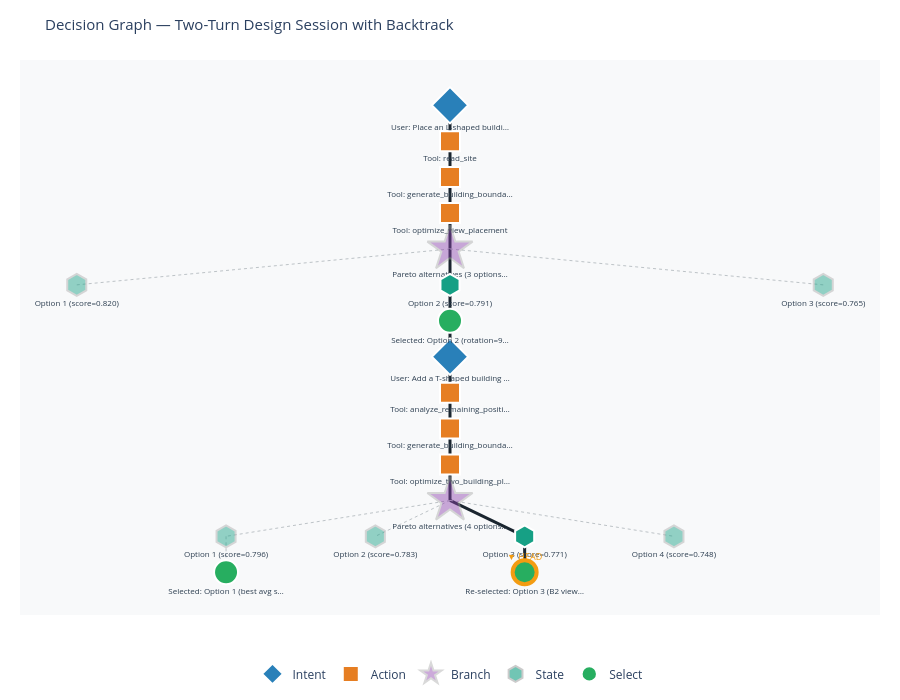

Here is the notebook cell this chart was saved with:
### Markdown cell above
## Plotly DAG visualisation

Hierarchical layout:
- **Y axis** = depth level (top = root, down = later decisions)
- **X axis** = horizontal spread within each level
- **Thick solid edge** = selected path (active design history)
- **Thin dashed edge** = unselected branch

Node colours:
- Blue = user intent
- Orange = tool/action
- Purple = Pareto branch point
- Green = selected option
- Teal = building state / option

### Code cell
def compute_dag_layout(graph_dict):
    """Compute (x, y) positions for a DAG using a simple recursive subtree-width algorithm."""
    nodes = {n['node_id']: n for n in graph_dict['nodes']}
    children_map = defaultdict(list)
    for e in graph_dict['edges']:
        children_map[e['source']].append(e['target'])

    # Find roots (no parent)
    all_children = {e['target'] for e in graph_dict['edges']}
    roots = [n['node_id'] for n in graph_dict['nodes'] if n['node_id'] not in all_children]

    pos = {}
    x_counter = [0]          # mutable counter for leaf x positions

    def place(node_id, depth):
        kids = children_map[node_id]
        if not kids:
            x = x_counter[0]
            x_counter[0] += 1
            pos[node_id] = (x, -depth)
            return x
        child_xs = [place(c, depth + 1) for c in kids]
        x = sum(child_xs) / len(child_xs)
        pos[node_id] = (x, -depth)
        return x

    for r in roots:
        place(r, 0)

    return pos


TYPE_COLORS = {
    'intent':  '#2980b9',   # blue
    'action':  '#e67e22',   # orange
    'branch':  '#8e44ad',   # purple
    'select':  '#27ae60',   # green
    'state':   '#16a085',   # teal
}
TYPE_SYMBOLS = {
    'intent': 'diamond',
    'action': 'square',
    'branch': 'star',
    'select': 'circle',
    'state':  'hexagon',
}
TYPE_SIZES = {
    'intent': 28, 'action': 20, 'branch': 34, 'select': 24, 'state': 22,
}


def build_plotly_dag(graph, title='Decision Graph'):
    graph_dict = graph.to_dict()
    pos = compute_dag_layout(graph_dict)
    nodes_map = {n['node_id']: n for n in graph_dict['nodes']}
    selected_ids = {n['node_id'] for n in graph_dict['nodes'] if n['is_selected']}
    head_id = graph_dict['head']

    # Build selected-path set (walk from head to root)
    active_path_ids = set()
    nid = head_id
    while nid:
        active_path_ids.add(nid)
        nid = nodes_map[nid].get('parent_id')

    traces = []

    # --- Edges ---
    for e in graph_dict['edges']:
        src_id, tgt_id = e['source'], e['target']
        if src_id not in pos or tgt_id not in pos:
            continue
        x0, y0 = pos[src_id]
        x1, y1 = pos[tgt_id]
        on_active = src_id in active_path_ids and tgt_id in active_path_ids
        color = '#1a252f' if on_active else '#bdc3c7'
        width = 3.0      if on_active else 1.0
        dash  = 'solid'  if on_active else 'dot'
        traces.append(go.Scatter(
            x=[x0, x1, None], y=[y0, y1, None],
            mode='lines',
            line=dict(color=color, width=width, dash=dash),
            hoverinfo='none', showlegend=False,
        ))

    # --- Nodes (one trace per type for legend) ---
    by_type = defaultdict(list)
    for n in graph_dict['nodes']:
        if n['node_id'] in pos:
            by_type[n['type']].append(n)

    for ntype, ns in by_type.items():
        xs = [pos[n['node_id']][0] for n in ns]
        ys = [pos[n['node_id']][1] for n in ns]
        labels = [n['label'][:30] + ('…' if len(n['label']) > 30 else '') for n in ns]
        hover = [
            f"<b>{n['type'].upper()}</b><br>"
            f"{n['label']}<br>"
            f"selected={n['is_selected']}<br>"
            f"id={n['node_id'][:8]}"
            for n in ns
        ]
        color = TYPE_COLORS.get(ntype, '#7f8c8d')
        symbol = TYPE_SYMBOLS.get(ntype, 'circle')
        size = TYPE_SIZES.get(ntype, 22)

        # Ring highlight for head node
        border_colors = [
            '#f39c12' if n['node_id'] == head_id
            else '#fff' if n['is_selected']
            else '#aaa'
            for n in ns
        ]
        border_widths = [4 if n['node_id'] == head_id else 2 for n in ns]

        traces.append(go.Scatter(
            x=xs, y=ys,
            mode='markers+text',
            marker=dict(
                symbol=symbol, size=size, color=color,
                line=dict(color=border_colors, width=border_widths),
                opacity=[1.0 if n['is_selected'] else 0.45 for n in ns],
            ),
            text=labels,
            textposition='bottom center',
            textfont=dict(size=8, color='#2c3e50'),
            hovertext=hover, hoverinfo='text',
            name=ntype.capitalize(),
            legendgroup=ntype,
            showlegend=True,
        ))

    # --- Head annotation ---
    if head_id in pos:
        hx, hy = pos[head_id]
        traces.append(go.Scatter(
            x=[hx], y=[hy + 0.4],
            mode='text',
            text=['▼ HEAD'],
            textfont=dict(size=9, color='#f39c12'),
            showlegend=False, hoverinfo='none',
        ))

    fig = go.Figure(data=traces)
    fig.update_layout(
        title=dict(text=title, font=dict(size=15)),
        xaxis=dict(showgrid=False, zeroline=False, showticklabels=False),
        yaxis=dict(showgrid=False, zeroline=False, showticklabels=False),
        plot_bgcolor='#f8f9fa',
        paper_bgcolor='white',
        legend=dict(orientation='h', y=-0.08, x=0.5, xanchor='center'),
        margin=dict(l=20, r=20, t=60, b=60),
        height=700,
    )
    return fig


fig = build_plotly_dag(g, title='Decision Graph — Two-Turn Design Session with Backtrack')
fig.show()
print('\nLegend: thick solid edge = active path | dashed = explored but not selected')
print('        gold ring = current HEAD | white border = selected | grey = deselected')

### Figure 1 — Plotly figure (JSON) as saved in the notebook; plotly's stock layout.template omitted (floating-point values rounded to 4 significant figures)
{"data": [{"hoverinfo": "none", "line": {"color": "#1a252f", "dash": "solid", "width": 3}, "mode": "lines", "showlegend": false, "type": "scatter", "x": [2.5, 2.5, null], "y": [0, -1, null]}, {"hoverinfo": "none", "line": {"color": "#1a252f", "dash": "solid", "width": 3}, "mode": "lines", "showlegend": false, "type": "scatter", "x": [2.5, 2.5, null], "y": [-1, -2, null]}, {"hoverinfo": "none", "line": {"color": "#1a252f", "dash": "solid", "width": 3}, "mode": "lines", "showlegend": false, "type": "scatter", "x": [2.5, 2.5, null], "y": [-2, -3, null]}, {"hoverinfo": "none", "line": {"color": "#1a252f", "dash": "solid", "width": 3}, "mode": "lines", "showlegend": false, "type": "scatter", "x": [2.5, 2.5, null], "y": [-3, -4, null]}, {"hoverinfo": "none", "line": {"color": "#bdc3c7", "dash": "dot", "width": 1}, "mode": "lines", "showlegend": false, "type": "scatter", "x": [2.5, 0, null], "y": [-4, -5, null]}, {"hoverinfo": "none", "line": {"color": "#1a252f", "dash": "solid", "width": 3}, "mode": "lines", "showlegend": false, "type": "scatter", "x": [2.5, 2.5, null], "y": [-4, -5, null]}, {"hoverinfo": "none", "line": {"color": "#bdc3c7", "dash": "dot", "width": 1}, "mode": "lines", "showlegend": false, "type": "scatter", "x": [2.5, 5, null], "y": [-4, -5, null]}, {"hoverinfo": "none", "line": {"color": "#1a252f", "dash": "solid", "width": 3}, "mode": "lines", "showlegend": false, "type": "scatter", "x": [2.5, 2.5, null], "y": [-5, -6, null]}, {"hoverinfo": "none", "line": {"color": "#1a252f", "dash": "solid", "width": 3}, "mode": "lines", "showlegend": false, "type": "scatter", "x": [2.5, 2.5, null], "y": [-6, -7, null]}, {"hoverinfo": "none", "line": {"color": "#1a252f", "dash": "solid", "width": 3}, "mode": "lines", "showlegend": false, "type": "scatter", "x": [2.5, 2.5, null], "y": [-7, -8, null]}, {"hoverinfo": "none", "line": {"color": "#1a252f", "dash": "solid", "width": 3}, "mode": "lines", "showlegend": false, "type": "scatter", "x": [2.5, 2.5, null], "y": [-8, -9, null]}, {"hoverinfo": "none", "line": {"color": "#1a252f", "dash": "solid", "width": 3}, "mode": "lines", "showlegend": false, "type": "scatter", "x": [2.5, 2.5, null], "y": [-9, -10, null]}, {"hoverinfo": "none", "line": {"color": "#1a252f", "dash": "solid", "width": 3}, "mode": "lines", "showlegend": false, "type": "scatter", "x": [2.5, 2.5, null], "y": [-10, -11, null]}, {"hoverinfo": "none", "line": {"color": "#bdc3c7", "dash": "dot", "width": 1}, "mode": "lines", "showlegend": false, "type": "scatter", "x": [2.5, 1, null], "y": [-11, -12, null]}, {"hoverinfo": "none", "line": {"color": "#bdc3c7", "dash": "dot", "width": 1}, "mode": "lines", "showlegend": false, "type": "scatter", "x": [2.5, 2, null], "y": [-11, -12, null]}, {"hoverinfo": "none", "line": {"color": "#1a252f", "dash": "solid", "width": 3}, "mode": "lines", "showlegend": false, "type": "scatter", "x": [2.5, 3, null], "y": [-11, -12, null]}, {"hoverinfo": "none", "line": {"color": "#bdc3c7", "dash": "dot", "width": 1}, "mode": "lines", "showlegend": false, "type": "scatter", "x": [2.5, 4, null], "y": [-11, -12, null]}, {"hoverinfo": "none", "line": {"color": "#bdc3c7", "dash": "dot", "width": 1}, "mode": "lines", "showlegend": false, "type": "scatter", "x": [1, 1, null], "y": [-12, -13, null]}, {"hoverinfo": "none", "line": {"color": "#1a252f", "dash": "solid", "width": 3}, "mode": "lines", "showlegend": false, "type": "scatter", "x": [3, 3, null], "y": [-12, -13, null]}, {"hoverinfo": "text", "hovertext": ["<b>INTENT</b><br>User: Place an L-shaped building on the south side of the site<br>selected=True<br>id=e48b8562", "<b>INTENT</b><br>User: Add a T-shaped building near the north edge facing south<br>selected=True<br>id=3bebbe41"], "legendgroup": "intent", "marker": {"color": "#2980b9", "line": {"color": ["#fff", "#fff"], "width": [2, 2]}, "opacity": [1, 1], "size": 28, "symbol": "diamond"}, "mode": "markers+text", "name": "Intent", "showlegend": true, "text": ["User: Place an L-shaped buildi…", "User: Add a T-shaped building …"], "textfont": {"color": "#2c3e50", "size": 8}, "textposition": "bottom center", "type": "scatter", "x": [2.5, 2.5], "y": [0, -7]}, {"hoverinfo": "text", "hovertext": ["<b>ACTION</b><br>Tool: read_site<br>selected=True<br>id=c6b4e2af", "<b>ACTION</b><br>Tool: generate_building_boundary<br>selected=True<br>id=9756f8ff", "<b>ACTION</b><br>Tool: optimize_view_placement<br>selected=True<br>id=c85a2cf7", "<b>ACTION</b><br>Tool: analyze_remaining_positions<br>selected=True<br>id=c2d078ed", "<b>ACTION</b><br>Tool: generate_building_boundary<br>selected=True<br>id=7b573e9d", "<b>ACTION</b><br>Tool: optimize_two_building_placement<br>selected=True<br>id=e457e20b"], "legendgroup": "action", "marker": {"color": "#e67e22", "line": {"color": ["#fff", "#fff", "#fff", "#fff", "#fff", "#fff"], "width": [2, 2, 2, 2, 2, 2]}, "opacity": [1, 1, 1, 1, 1, 1], "size": 20, "symbol": "square"}, "mode": "markers+text", "name": "Action", "showlegend": true, "text": ["Tool: read_site", "Tool: generate_building_bounda…", "Tool: optimize_view_placement", "Tool: analyze_remaining_positi…", "Tool: generate_building_bounda…", "Tool: optimize_two_building_pl…"], "textfont": {"color": "#2c3e50", "size": 8}, "textposition": "bottom center", "type": "scatter", "x": [2.5, 2.5, 2.5, 2.5, 2.5, 2.5], "y": [-1, -2, -3, -8, -9, -10]}, {"hoverinfo": "text", "hovertext": ["<b>BRANCH</b><br>Pareto alternatives (3 options)<br>selected=False<br>id=0ac0ade1", "<b>BRANCH</b><br>Pareto alternatives (4 options)<br>selected=False<br>id=89cc829e"], "legendgroup": "branch", "marker": {"color": "#8e44ad", "line": {"color": ["#aaa", "#aaa"], "width": [2, 2]}, "opacity": [0.45, 0.45], "size": 34, "symbol": "star"}, "mode": "markers+text", "name": "Branch", "showlegend": true, "text": ["Pareto alternatives (3 options…", "Pareto alternatives (4 options…"], "textfont": {"color": "#2c3e50", "size": 8}, "textposition": "bottom center", "type": "scatter", "x": [2.5, 2.5], "y": [-4, -11]}, {"hoverinfo": "text", "hovertext": ["<b>STATE</b><br>Option 1 (score=0.820)<br>selected=False<br>id=bdfaf7c0", "<b>STATE</b><br>Option 2 (score=0.791)<br>selected=True<br>id=9c03a42a", "<b>STATE</b><br>Option 3 (score=0.765)<br>selected=False<br>id=01c82562", "<b>STATE</b><br>Option 1 (score=0.796)<br>selected=False<br>id=c69f40f8", "<b>STATE</b><br>Option 2 (score=0.783)<br>selected=False<br>id=3f1b294b", "<b>STATE</b><br>Option 3 (score=0.771)<br>selected=True<br>id=3c940a75", "<b>STATE</b><br>Option 4 (score=0.748)<br>selected=False<br>id=fae90e1a"], "legendgroup": "state", "marker": {"color": "#16a085", "line": {"color": ["#aaa", "#fff", "#aaa", "#aaa", "#aaa", "#fff", "#aaa"], "width": [2, 2, 2, 2, 2, 2, 2]}, "opacity": [0.45, 1, 0.45, 0.45, 0.45, 1, 0.45], "size": 22, "symbol": "hexagon"}, "mode": "markers+text", "name": "State", "showlegend": true, "text": ["Option 1 (score=0.820)", "Option 2 (score=0.791)", "Option 3 (score=0.765)", "Option 1 (score=0.796)", "Option 2 (score=0.783)", "Option 3 (score=0.771)", "Option 4 (score=0.748)"], "textfont": {"color": "#2c3e50", "size": 8}, "textposition": "bottom center", "type": "scatter", "x": [0, 2.5, 5, 1, 2, 3, 4], "y": [-5, -5, -5, -12, -12, -12, -12]}, {"hoverinfo": "text", "hovertext": ["<b>SELECT</b><br>Selected: Option 2 (rotation=90°)<br>selected=True<br>id=a1dbf780", "<b>SELECT</b><br>Selected: Option 1 (best avg score)<br>selected=True<br>id=a34c17c2", "<b>SELECT</b><br>Re-selected: Option 3 (B2 view priority)<br>selected=True<br>id=de2480d7"], "legendgroup": "select", "marker": {"color": "#27ae60", "line": {"color": ["#fff", "#fff", "#f39c12"], "width": [2, 2, 4]}, "opacity": [1, 1, 1], "size": 24, "symbol": "circle"}, "mode": "markers+text", "name": "Select", "showlegend": true, "text": ["Selected: Option 2 (rotation=9…", "Selected: Option 1 (best avg s…", "Re-selected: Option 3 (B2 view…"], "textfont": {"color": "#2c3e50", "size": 8}, "textposition": "bottom center", "type": "scatter", "x": [2.5, 1, 3], "y": [-6, -13, -13]}, {"hoverinfo": "none", "mode": "text", "showlegend": false, "text": ["▼ HEAD"], "textfont": {"color": "#f39c12", "size": 9}, "type": "scatter", "x": [3], "y": [-12.6]}], "layout": {"height": 700, "legend": {"orientation": "h", "x": 0.5, "xanchor": "center", "y": -0.08}, "margin": {"b": 60, "l": 20, "r": 20, "t": 60}, "paper_bgcolor": "white", "plot_bgcolor": "#f8f9fa", "title": {"font": {"size": 15}, "text": "Decision Graph — Two-Turn Design Session with Backtrack"}, "xaxis": {"showgrid": false, "showticklabels": false, "zeroline": false}, "yaxis": {"showgrid": false, "showticklabels": false, "zeroline": false}}}
